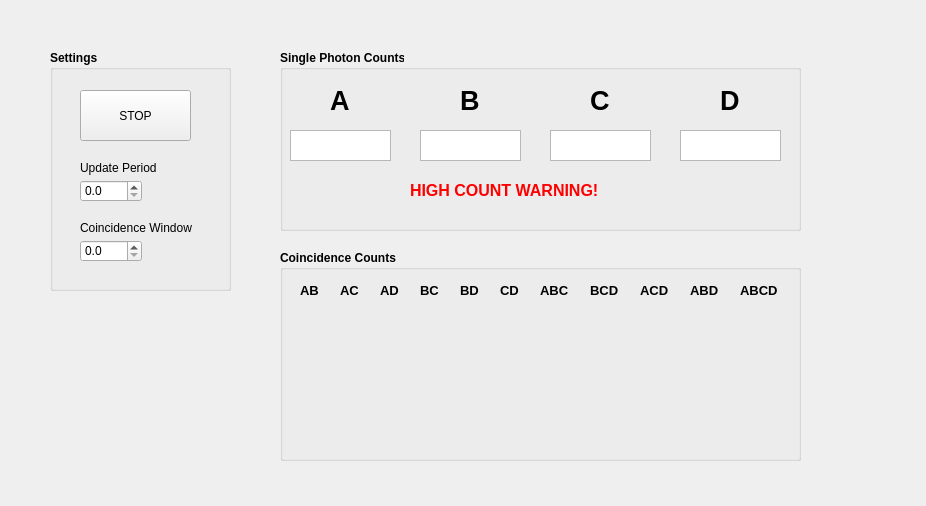
<?xml version="1.0" encoding="UTF-8"?>
<ui version="4.0">
 <class>Widget</class>
 <widget class="QWidget" name="Widget">
  <property name="geometry">
   <rect>
    <x>0</x>
    <y>0</y>
    <width>926</width>
    <height>506</height>
   </rect>
  </property>
  <property name="windowTitle">
   <string>Widget</string>
  </property>
  <widget class="QGroupBox" name="groupBox_singlePhotonCounts">
   <property name="geometry">
    <rect>
     <x>280</x>
     <y>50</y>
     <width>521</width>
     <height>181</height>
    </rect>
   </property>
   <property name="font">
    <font>
     <weight>75</weight>
     <bold>true</bold>
    </font>
   </property>
   <property name="title">
    <string>Single Photon Counts</string>
   </property>
   <widget class="QLabel" name="label_A">
    <property name="geometry">
     <rect>
      <x>50</x>
      <y>30</y>
      <width>31</width>
      <height>41</height>
     </rect>
    </property>
    <property name="font">
     <font>
      <pointsize>20</pointsize>
     </font>
    </property>
    <property name="text">
     <string>A</string>
    </property>
   </widget>
   <widget class="QLabel" name="label_B">
    <property name="geometry">
     <rect>
      <x>180</x>
      <y>30</y>
      <width>31</width>
      <height>41</height>
     </rect>
    </property>
    <property name="font">
     <font>
      <pointsize>20</pointsize>
     </font>
    </property>
    <property name="text">
     <string>B</string>
    </property>
   </widget>
   <widget class="QLabel" name="label_C">
    <property name="geometry">
     <rect>
      <x>310</x>
      <y>30</y>
      <width>31</width>
      <height>41</height>
     </rect>
    </property>
    <property name="font">
     <font>
      <pointsize>20</pointsize>
     </font>
    </property>
    <property name="text">
     <string>C</string>
    </property>
   </widget>
   <widget class="QLabel" name="label_D">
    <property name="geometry">
     <rect>
      <x>440</x>
      <y>30</y>
      <width>31</width>
      <height>41</height>
     </rect>
    </property>
    <property name="font">
     <font>
      <pointsize>20</pointsize>
     </font>
    </property>
    <property name="text">
     <string>D</string>
    </property>
   </widget>
   <widget class="QTextEdit" name="textEdit_A">
    <property name="geometry">
     <rect>
      <x>10</x>
      <y>80</y>
      <width>101</width>
      <height>31</height>
     </rect>
    </property>
    <property name="readOnly">
     <bool>true</bool>
    </property>
   </widget>
   <widget class="QTextEdit" name="textEdit_B">
    <property name="geometry">
     <rect>
      <x>140</x>
      <y>80</y>
      <width>101</width>
      <height>31</height>
     </rect>
    </property>
    <property name="readOnly">
     <bool>true</bool>
    </property>
   </widget>
   <widget class="QTextEdit" name="textEdit_C">
    <property name="geometry">
     <rect>
      <x>270</x>
      <y>80</y>
      <width>101</width>
      <height>31</height>
     </rect>
    </property>
    <property name="readOnly">
     <bool>true</bool>
    </property>
   </widget>
   <widget class="QTextEdit" name="textEdit_D">
    <property name="geometry">
     <rect>
      <x>400</x>
      <y>80</y>
      <width>101</width>
      <height>31</height>
     </rect>
    </property>
    <property name="readOnly">
     <bool>true</bool>
    </property>
   </widget>
   <widget class="QLabel" name="label_warning">
    <property name="enabled">
     <bool>false</bool>
    </property>
    <property name="geometry">
     <rect>
      <x>130</x>
      <y>130</y>
      <width>251</width>
      <height>21</height>
     </rect>
    </property>
    <property name="font">
     <font>
      <pointsize>12</pointsize>
     </font>
    </property>
    <property name="text">
     <string>&lt;html&gt;&lt;head/&gt;&lt;body&gt;&lt;p&gt;&lt;span style=&quot; color:#ff0000;&quot;&gt;HIGH COUNT WARNING!&lt;/span&gt;&lt;/p&gt;&lt;/body&gt;&lt;/html&gt;</string>
    </property>
   </widget>
  </widget>
  <widget class="QGroupBox" name="groupBox_settings">
   <property name="geometry">
    <rect>
     <x>50</x>
     <y>50</y>
     <width>181</width>
     <height>241</height>
    </rect>
   </property>
   <property name="font">
    <font>
     <weight>75</weight>
     <bold>true</bold>
    </font>
   </property>
   <property name="title">
    <string>Settings</string>
   </property>
   <widget class="QPushButton" name="pushButton">
    <property name="geometry">
     <rect>
      <x>30</x>
      <y>40</y>
      <width>111</width>
      <height>51</height>
     </rect>
    </property>
    <property name="font">
     <font>
      <weight>50</weight>
      <bold>false</bold>
     </font>
    </property>
    <property name="text">
     <string>STOP</string>
    </property>
   </widget>
   <widget class="QDoubleSpinBox" name="doubleSpinBox_updatePeriod">
    <property name="geometry">
     <rect>
      <x>30</x>
      <y>130</y>
      <width>62</width>
      <height>22</height>
     </rect>
    </property>
    <property name="font">
     <font>
      <weight>50</weight>
      <bold>false</bold>
     </font>
    </property>
    <property name="decimals">
     <number>1</number>
    </property>
    <property name="singleStep">
     <double>0.100000000000000</double>
    </property>
   </widget>
   <widget class="QDoubleSpinBox" name="doubleSpinBox_coincidenceWindow">
    <property name="geometry">
     <rect>
      <x>30</x>
      <y>190</y>
      <width>62</width>
      <height>22</height>
     </rect>
    </property>
    <property name="font">
     <font>
      <weight>50</weight>
      <bold>false</bold>
     </font>
    </property>
    <property name="decimals">
     <number>1</number>
    </property>
    <property name="singleStep">
     <double>0.100000000000000</double>
    </property>
   </widget>
   <widget class="QLabel" name="label_updatePeriod">
    <property name="geometry">
     <rect>
      <x>30</x>
      <y>110</y>
      <width>91</width>
      <height>16</height>
     </rect>
    </property>
    <property name="font">
     <font>
      <weight>50</weight>
      <italic>false</italic>
      <bold>false</bold>
      <underline>false</underline>
     </font>
    </property>
    <property name="text">
     <string>Update Period</string>
    </property>
   </widget>
   <widget class="QLabel" name="label_coincidenceWindow">
    <property name="geometry">
     <rect>
      <x>30</x>
      <y>170</y>
      <width>141</width>
      <height>16</height>
     </rect>
    </property>
    <property name="font">
     <font>
      <weight>50</weight>
      <bold>false</bold>
     </font>
    </property>
    <property name="text">
     <string>Coincidence Window</string>
    </property>
   </widget>
  </widget>
  <widget class="QGroupBox" name="groupBox_coincidenceCounts">
   <property name="geometry">
    <rect>
     <x>280</x>
     <y>250</y>
     <width>521</width>
     <height>211</height>
    </rect>
   </property>
   <property name="font">
    <font>
     <weight>75</weight>
     <bold>true</bold>
    </font>
   </property>
   <property name="title">
    <string>Coincidence Counts</string>
   </property>
   <widget class="QLabel" name="label_AB">
    <property name="geometry">
     <rect>
      <x>20</x>
      <y>30</y>
      <width>31</width>
      <height>21</height>
     </rect>
    </property>
    <property name="font">
     <font>
      <pointsize>10</pointsize>
     </font>
    </property>
    <property name="text">
     <string>AB</string>
    </property>
   </widget>
   <widget class="QLabel" name="label_AC">
    <property name="geometry">
     <rect>
      <x>60</x>
      <y>30</y>
      <width>31</width>
      <height>21</height>
     </rect>
    </property>
    <property name="font">
     <font>
      <pointsize>10</pointsize>
     </font>
    </property>
    <property name="text">
     <string>AC</string>
    </property>
   </widget>
   <widget class="QLabel" name="label_AD">
    <property name="geometry">
     <rect>
      <x>100</x>
      <y>30</y>
      <width>31</width>
      <height>21</height>
     </rect>
    </property>
    <property name="font">
     <font>
      <pointsize>10</pointsize>
     </font>
    </property>
    <property name="text">
     <string>AD</string>
    </property>
   </widget>
   <widget class="QLabel" name="label_BC">
    <property name="geometry">
     <rect>
      <x>140</x>
      <y>30</y>
      <width>31</width>
      <height>21</height>
     </rect>
    </property>
    <property name="font">
     <font>
      <pointsize>10</pointsize>
     </font>
    </property>
    <property name="text">
     <string>BC</string>
    </property>
   </widget>
   <widget class="QLabel" name="label_BD">
    <property name="geometry">
     <rect>
      <x>180</x>
      <y>30</y>
      <width>31</width>
      <height>21</height>
     </rect>
    </property>
    <property name="font">
     <font>
      <pointsize>10</pointsize>
     </font>
    </property>
    <property name="text">
     <string>BD</string>
    </property>
   </widget>
   <widget class="QLabel" name="label_CD">
    <property name="geometry">
     <rect>
      <x>220</x>
      <y>30</y>
      <width>31</width>
      <height>21</height>
     </rect>
    </property>
    <property name="font">
     <font>
      <pointsize>10</pointsize>
     </font>
    </property>
    <property name="text">
     <string>CD</string>
    </property>
   </widget>
   <widget class="QLabel" name="label_ABC">
    <property name="geometry">
     <rect>
      <x>260</x>
      <y>30</y>
      <width>41</width>
      <height>21</height>
     </rect>
    </property>
    <property name="font">
     <font>
      <pointsize>10</pointsize>
     </font>
    </property>
    <property name="text">
     <string>ABC</string>
    </property>
   </widget>
   <widget class="QLabel" name="label_BCD">
    <property name="geometry">
     <rect>
      <x>310</x>
      <y>30</y>
      <width>41</width>
      <height>21</height>
     </rect>
    </property>
    <property name="font">
     <font>
      <pointsize>10</pointsize>
     </font>
    </property>
    <property name="text">
     <string>BCD</string>
    </property>
   </widget>
   <widget class="QLabel" name="label_ACD">
    <property name="geometry">
     <rect>
      <x>360</x>
      <y>30</y>
      <width>41</width>
      <height>21</height>
     </rect>
    </property>
    <property name="font">
     <font>
      <pointsize>10</pointsize>
     </font>
    </property>
    <property name="text">
     <string>ACD</string>
    </property>
   </widget>
   <widget class="QLabel" name="label_ABD">
    <property name="geometry">
     <rect>
      <x>410</x>
      <y>30</y>
      <width>41</width>
      <height>21</height>
     </rect>
    </property>
    <property name="font">
     <font>
      <pointsize>10</pointsize>
     </font>
    </property>
    <property name="text">
     <string>ABD</string>
    </property>
   </widget>
   <widget class="QLabel" name="label_ABCD">
    <property name="geometry">
     <rect>
      <x>460</x>
      <y>30</y>
      <width>51</width>
      <height>21</height>
     </rect>
    </property>
    <property name="font">
     <font>
      <pointsize>10</pointsize>
     </font>
    </property>
    <property name="text">
     <string>ABCD</string>
    </property>
   </widget>
  </widget>
 </widget>
 <layoutdefault spacing="6" margin="11"/>
 <resources/>
 <connections>
  <connection>
   <sender>pushButton</sender>
   <signal>clicked()</signal>
   <receiver>Widget</receiver>
   <slot>close()</slot>
   <hints>
    <hint type="sourcelabel">
     <x>120</x>
     <y>124</y>
    </hint>
    <hint type="destinationlabel">
     <x>105</x>
     <y>155</y>
    </hint>
   </hints>
  </connection>
 </connections>
</ui>
